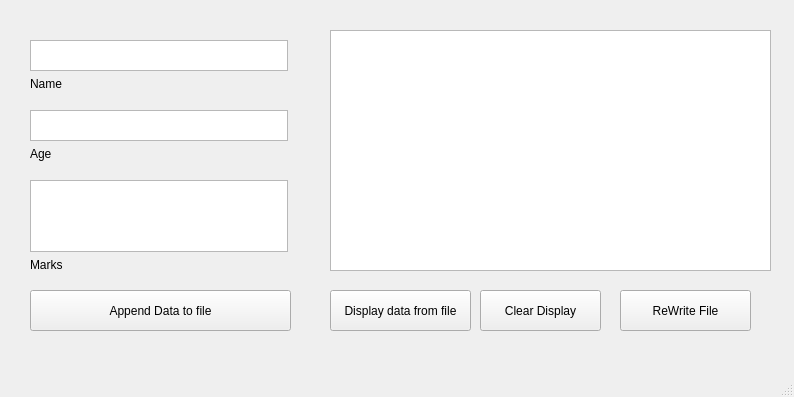
<?xml version="1.0" encoding="UTF-8"?>
<ui version="4.0">
 <class>MainWindow</class>
 <widget class="QMainWindow" name="MainWindow">
  <property name="geometry">
   <rect>
    <x>0</x>
    <y>0</y>
    <width>794</width>
    <height>397</height>
   </rect>
  </property>
  <property name="windowTitle">
   <string>MainWindow</string>
  </property>
  <widget class="QWidget" name="centralwidget">
   <widget class="QPushButton" name="pushButton">
    <property name="geometry">
     <rect>
      <x>30</x>
      <y>290</y>
      <width>261</width>
      <height>41</height>
     </rect>
    </property>
    <property name="text">
     <string>Append Data to file</string>
    </property>
   </widget>
   <widget class="QPlainTextEdit" name="plainTextEdit_4">
    <property name="geometry">
     <rect>
      <x>330</x>
      <y>30</y>
      <width>441</width>
      <height>241</height>
     </rect>
    </property>
   </widget>
   <widget class="QPushButton" name="read">
    <property name="geometry">
     <rect>
      <x>330</x>
      <y>290</y>
      <width>141</width>
      <height>41</height>
     </rect>
    </property>
    <property name="text">
     <string>Display data from file</string>
    </property>
   </widget>
   <widget class="QPushButton" name="pushButton_3">
    <property name="geometry">
     <rect>
      <x>480</x>
      <y>290</y>
      <width>121</width>
      <height>41</height>
     </rect>
    </property>
    <property name="text">
     <string>Clear Display</string>
    </property>
   </widget>
   <widget class="QPushButton" name="pushButton_2">
    <property name="geometry">
     <rect>
      <x>620</x>
      <y>290</y>
      <width>131</width>
      <height>41</height>
     </rect>
    </property>
    <property name="text">
     <string>ReWrite File</string>
    </property>
   </widget>
   <widget class="QWidget" name="">
    <property name="geometry">
     <rect>
      <x>30</x>
      <y>40</y>
      <width>258</width>
      <height>51</height>
     </rect>
    </property>
    <layout class="QVBoxLayout" name="verticalLayout">
     <item>
      <widget class="QPlainTextEdit" name="plainTextEdit">
       <property name="plainText">
        <string/>
       </property>
      </widget>
     </item>
     <item>
      <widget class="QLabel" name="label">
       <property name="text">
        <string>Name</string>
       </property>
      </widget>
     </item>
    </layout>
   </widget>
   <widget class="QWidget" name="">
    <property name="geometry">
     <rect>
      <x>30</x>
      <y>110</y>
      <width>258</width>
      <height>51</height>
     </rect>
    </property>
    <layout class="QVBoxLayout" name="verticalLayout_2">
     <item>
      <widget class="QPlainTextEdit" name="plainTextEdit_2">
       <property name="plainText">
        <string/>
       </property>
      </widget>
     </item>
     <item>
      <widget class="QLabel" name="label_2">
       <property name="text">
        <string>Age</string>
       </property>
      </widget>
     </item>
    </layout>
   </widget>
   <widget class="QWidget" name="">
    <property name="geometry">
     <rect>
      <x>30</x>
      <y>180</y>
      <width>258</width>
      <height>92</height>
     </rect>
    </property>
    <layout class="QVBoxLayout" name="verticalLayout_3">
     <item>
      <widget class="QPlainTextEdit" name="plainTextEdit_3">
       <property name="plainText">
        <string/>
       </property>
      </widget>
     </item>
     <item>
      <widget class="QLabel" name="label_3">
       <property name="text">
        <string>Marks</string>
       </property>
      </widget>
     </item>
    </layout>
   </widget>
  </widget>
  <widget class="QMenuBar" name="menubar">
   <property name="geometry">
    <rect>
     <x>0</x>
     <y>0</y>
     <width>794</width>
     <height>21</height>
    </rect>
   </property>
  </widget>
  <widget class="QStatusBar" name="statusbar"/>
 </widget>
 <resources/>
 <connections>
  <connection>
   <sender>pushButton_3</sender>
   <signal>clicked()</signal>
   <receiver>plainTextEdit_4</receiver>
   <slot>clear()</slot>
   <hints>
    <hint type="sourcelabel">
     <x>579</x>
     <y>331</y>
    </hint>
    <hint type="destinationlabel">
     <x>571</x>
     <y>255</y>
    </hint>
   </hints>
  </connection>
 </connections>
</ui>
